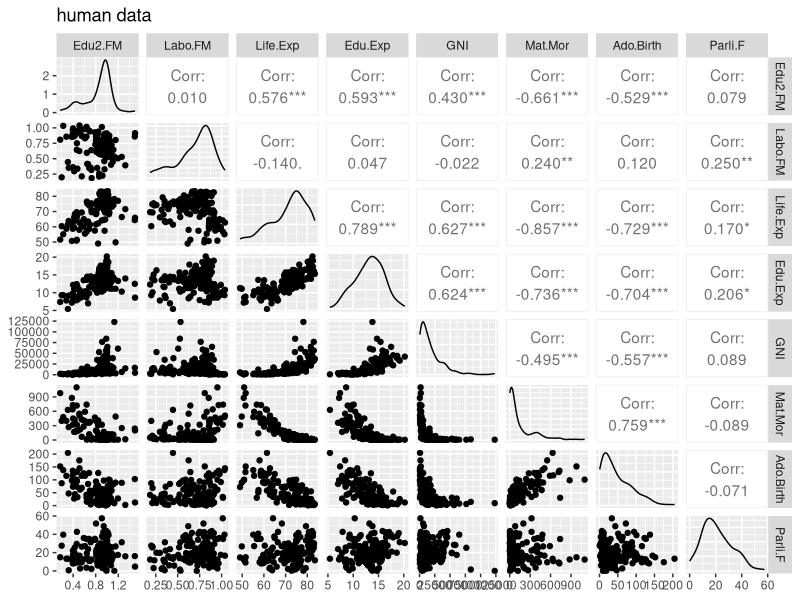
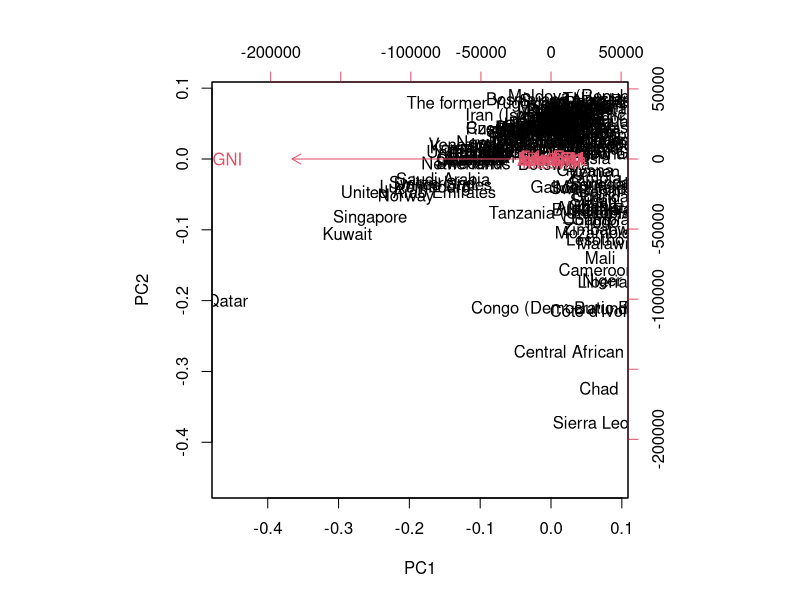
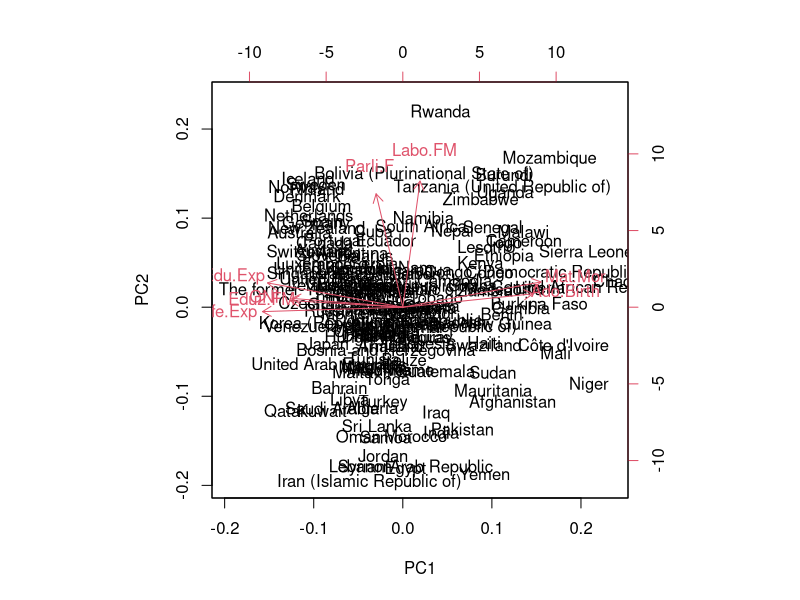
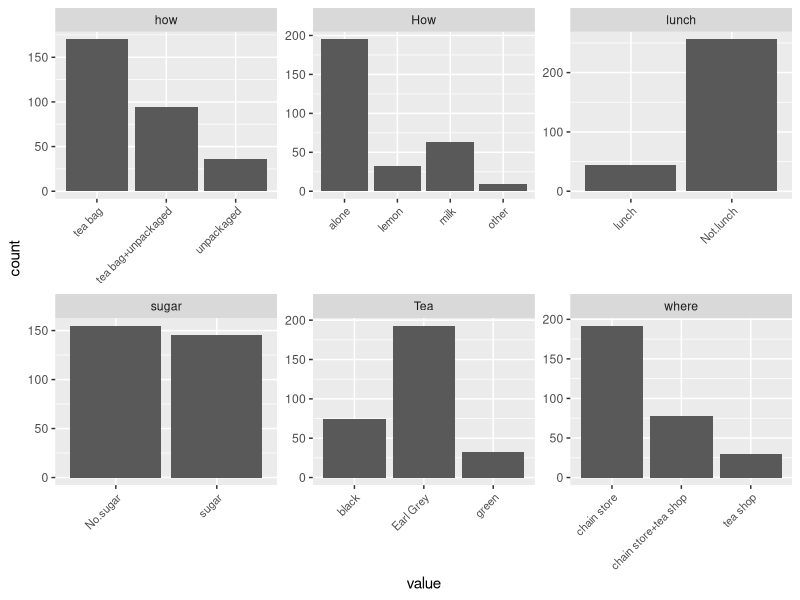
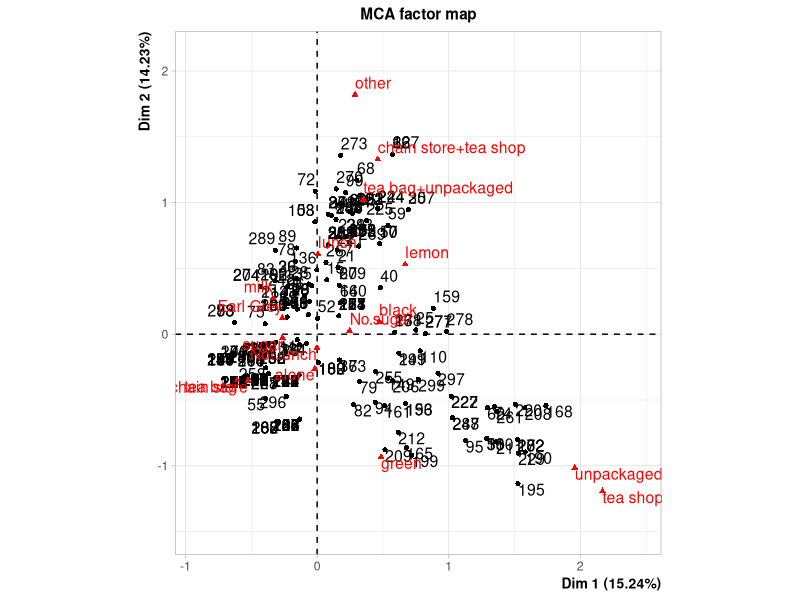
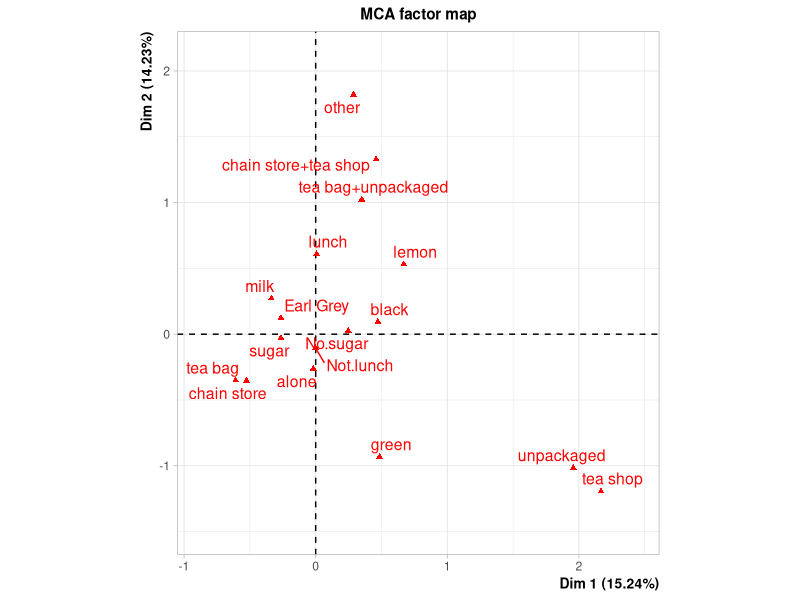
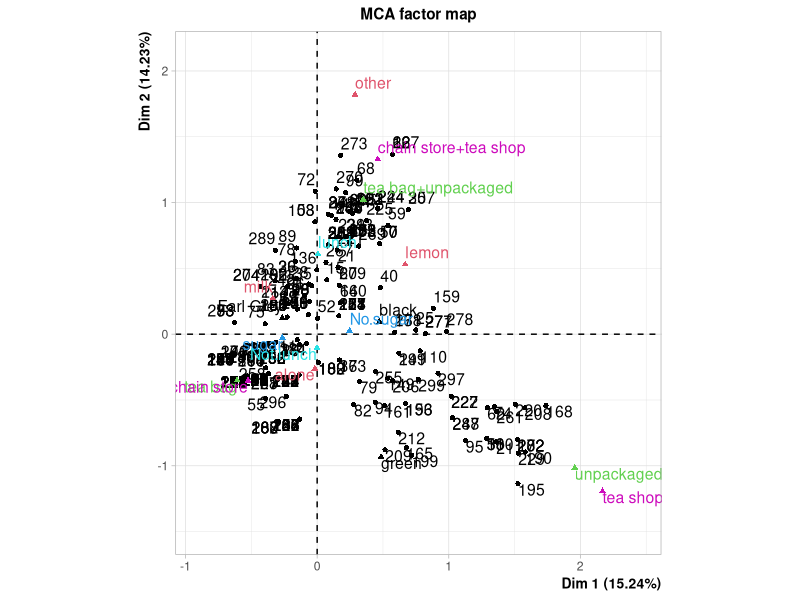
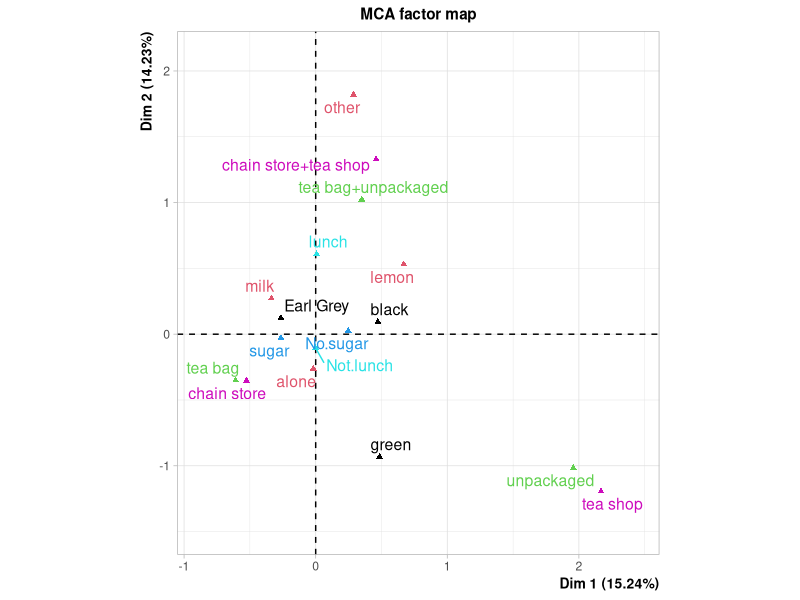

These figures' R source, in order:
## ---- chunk 1
human_ <- read.csv(file = "data/human.csv", sep = ",", header = TRUE)

# Access GGally
library(GGally)

# visualize the 'human_' variables
ggpairs(human_,
        title="human data", # title of the plot
        colour = "sex") # aesthetics, ggplot2 style

# compute the correlation matrix and visualize it with corrplot
cor(human_)
## ---- chunk 2
# perform principal component analysis on the not standardized human data
pca_human <- prcomp(human_)
pca_human
## ---- chunk 3
# draw a biplot of the principal component representation and the original variables
biplot(pca_human, choices = 1:2)
## ---- chunk 4
# standardize the variables
human_std <- scale(human_)
# print out summaries of the standardized variables
summary(human_std)
# perform principal component analysis (with the SVD method)
pca_human_std <- prcomp(human_std)
# draw a biplot of the principal component representation and the original variables
biplot(pca_human_std, choices = 1:2)
## ---- chunk 5
# load packages
require(FactoMineR)
require(ggplot2)
require(dplyr)
require(tidyr)
library("FactoMineR")
# load data tea
data(tea)

# column names to keep in the dataset
#keep_columns <- c("Tea", "How", "how", "sugar", "where", "lunch")

# select the 'keep_columns' to create a new dataset
tea_time <- tea[, c(13, 14, 16, 15, 4, 17)]

# look at the summaries and structure of the data
summary(tea_time)
str(tea_time)
#visualize the tea data
gather(tea_time) %>% ggplot(aes(value)) + facet_wrap("key", scales = "free") + geom_bar() + theme(axis.text.x = element_text(angle = 45, hjust = 1, size = 8))

## ---- chunk 6
# multiple correspondence analysis
mca <- MCA(tea_time, graph = FALSE)

# summary of the model
summary(mca)

# visualize MCA, try 4 different arguments
plot(mca)
plot(mca, invisible=c("ind"))
plot(mca, habillage = "quali")
plot(mca, invisible=c("ind"), habillage = "quali")
## ---- chunk 7
# variable biplot
plot(mca, axes = c(1,2), choix=c("var"))
